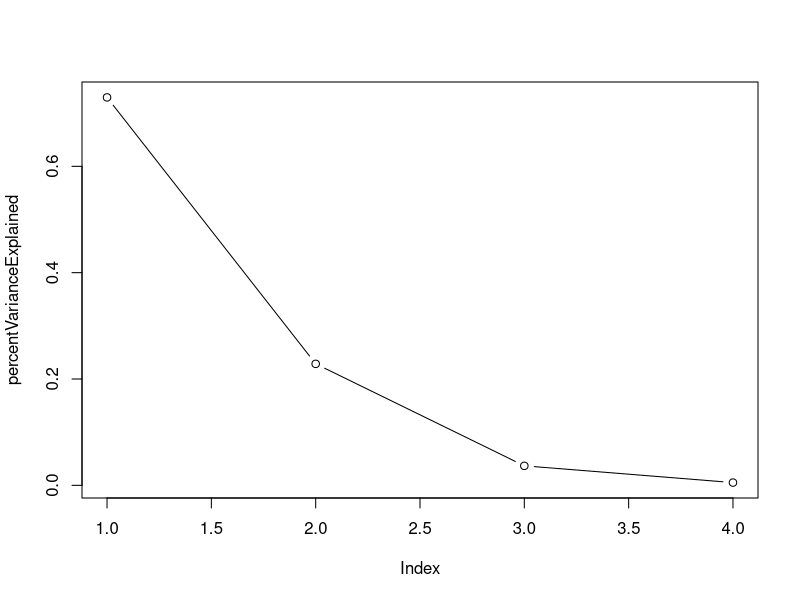
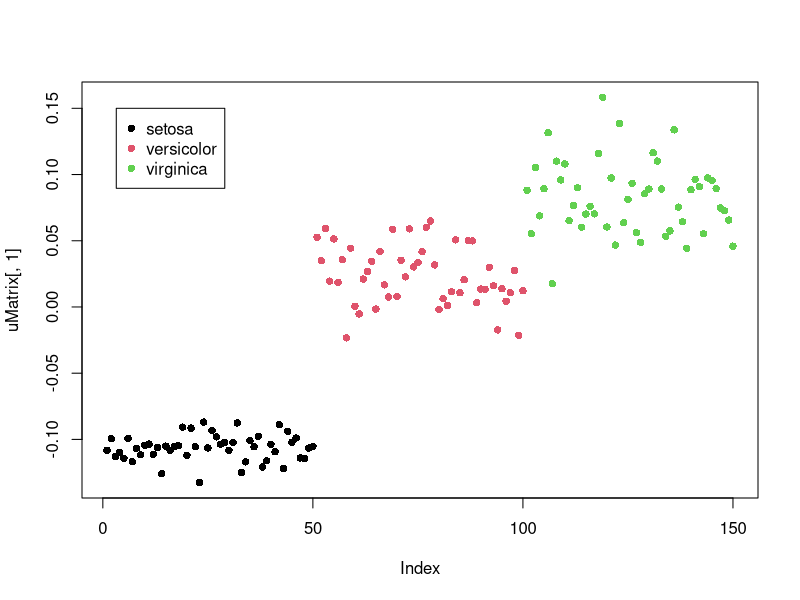
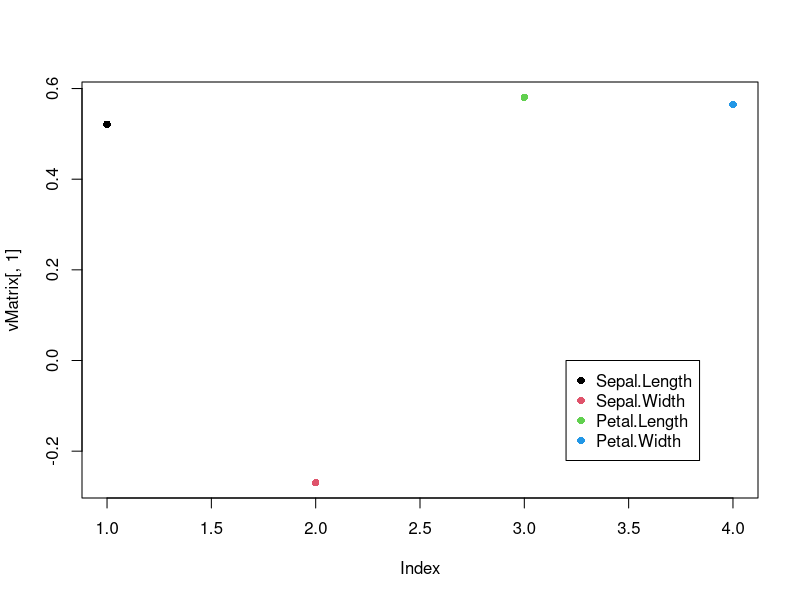
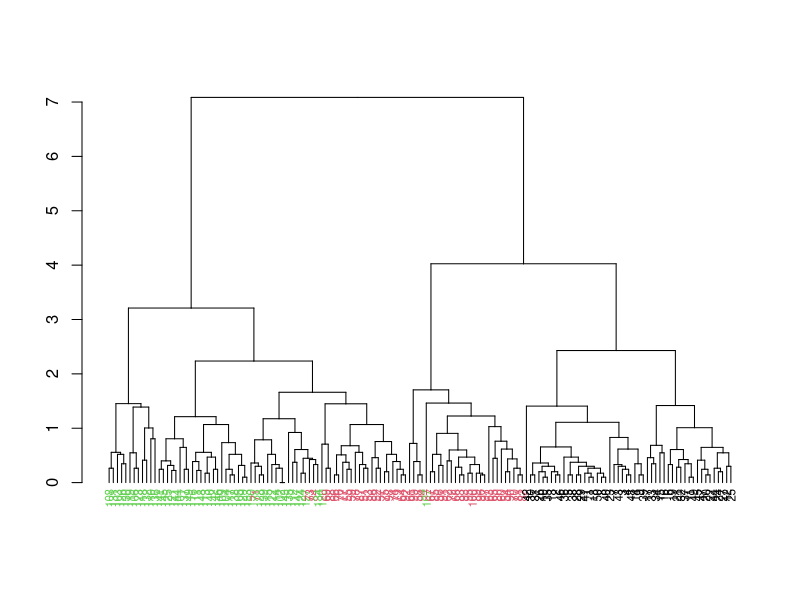
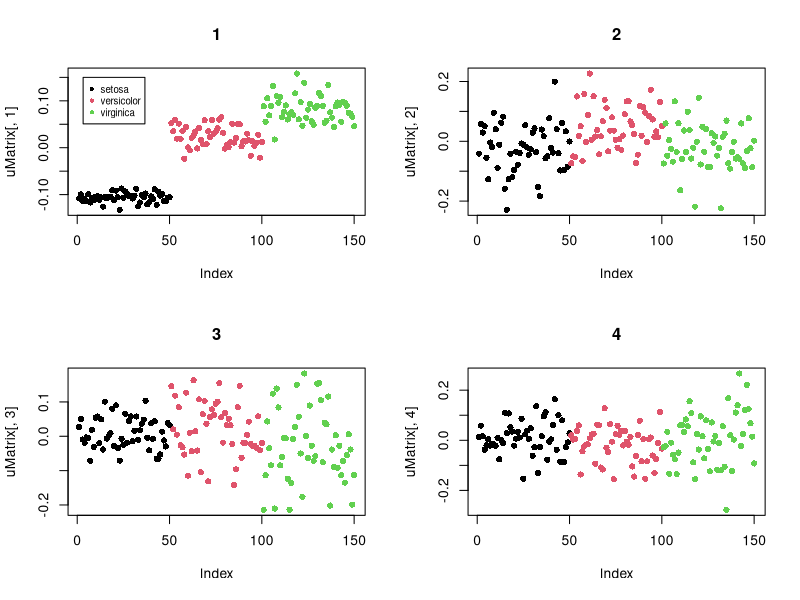
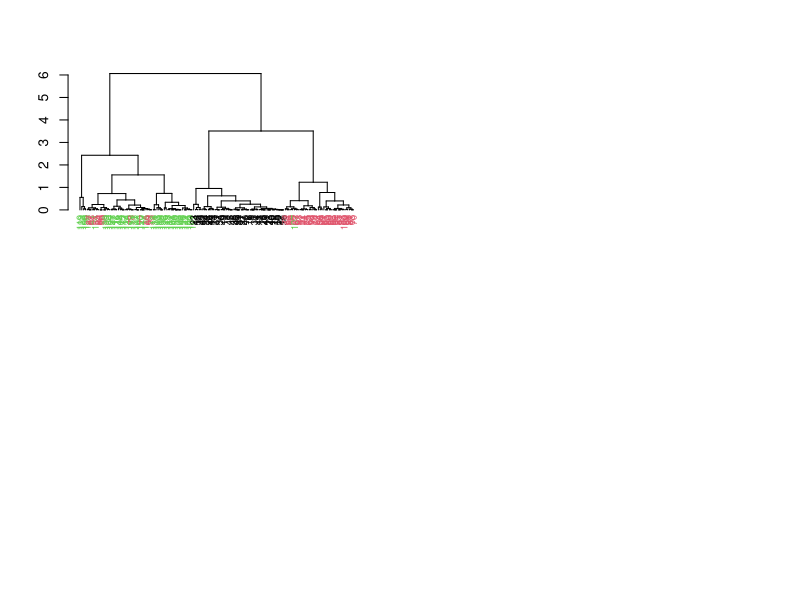
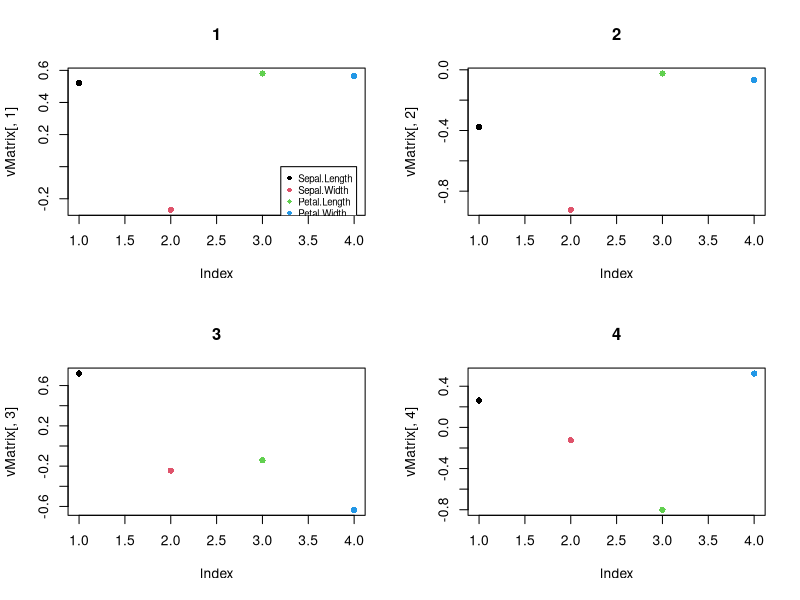
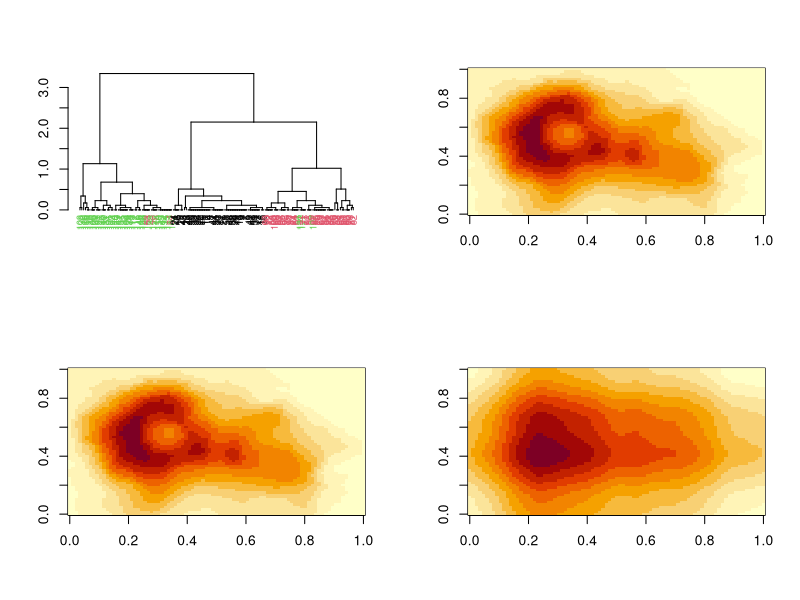

R code for these plots, in order:
## ---- chunk 1
## For this paragraph we will use the iris data set.
data(iris)
## Only numerical values (we don't use Species, only the measurements)
irisVals <- iris[,1:4]
## ---- chunk 2
svdIris <- svd(scale(irisVals))
## ---- chunk 3
dVector <-  svdIris$d
uMatrix <- svdIris$u
vMatrix <- svdIris$v
## ---- chunk 4
percentVarianceExplained <- dVector^2/sum(dVector^2)
plot(percentVarianceExplained, type="b")
## ---- chunk 5
plot(uMatrix[,1], pch=16, col=factor(iris$Species))
legend(x=3.2, y=0.15, legend=unique(iris$Species), pch=16, col=1:4)
## ---- chunk 6
plot(vMatrix[,1], pch=16, col=1:4)
legend(x=3.2, y=0, legend=names(irisVals), pch=16, col=1:4)
## ---- chunk 7
reconstructedData <- uMatrix %*% diag(dVector) %*% t(vMatrix)
sum(scale(irisVals) - reconstructedData)
## ---- chunk 8
data(iris)
## Only numerical values (we don't use Species, only the measurements)
irisVals <- iris[,1:4]
## ---- chunk 9
distances <- as.matrix(dist(irisVals, method="euclidean"))
hclustTree <- hclust(as.dist(distances))
colorLabels <- factor(iris$Species)
dendrogramH <- as.dendrogram(hclustTree)
dendColored <- dendrapply(dendrogramH, FUN=function(n) {
    if(is.leaf(n)) {
        att <- attributes(n)
        attr(n, "nodePar") <- c(
            att$nodePar,
            list(lab.col = as.numeric(colorLabels[as.numeric(att$label)]), 
                 lab.cex=.7, cex=NA, pch=16 )
            )
    }
    return(n)
})
plot(dendColored, pch=NA)
## ---- chunk 10
svdIris <- svd(scale(irisVals))
dVector <-  svdIris$d
uMatrix <- svdIris$u
vMatrix <- svdIris$v
## ---- chunk 11
layout(matrix(c(1:4), nrow=2, byrow=TRUE))
plot(uMatrix[,1], pch=16, col=factor(iris$Species), main="1")
legend(x=3.2, y=0.15, legend=unique(iris$Species), pch=16, col=1:3, cex=0.7)
plot(uMatrix[,2], pch=16, col=factor(iris$Species), main="2")
plot(uMatrix[,3], pch=16, col=factor(iris$Species), main="3")
plot(uMatrix[,4], pch=16, col=factor(iris$Species), main="4")
## ---- chunk 12
compressedData <- as.matrix(uMatrix[,1]) %*% diag(as.matrix(dVector[1])) %*% t(vMatrix[,1])
distances <- as.matrix(dist(compressedData, method="euclidean"))
hclustTree <- hclust(as.dist(distances))
colorLabels <- factor(iris$Species)
dendrogramH <- as.dendrogram(hclustTree)
dendColored <- dendrapply(dendrogramH, FUN=function(n) {
    if(is.leaf(n)) {
        att <- attributes(n)
        attr(n, "nodePar") <- c(
            att$nodePar,
            list(lab.col = as.numeric(colorLabels[as.numeric(att$label)]), 
                 lab.cex=.7, cex=NA, pch=16 )
            )
    }
    return(n)
})
plot(dendColored, pch=NA)
## ---- chunk 13
layout(matrix(c(1:4), nrow=2, byrow=TRUE))
plot(vMatrix[,1], pch=16, col=1:4, main="1")
legend(x=3.2, y=0, legend=names(irisVals), pch=16, col=1:4, cex=0.7)
plot(vMatrix[,2], pch=16, col=1:4, main="2")
plot(vMatrix[,3], pch=16, col=1:4, main="3")
plot(vMatrix[,4], pch=16, col=1:4, main="4")
## ---- chunk 14
svdIris2 <- svd(scale(irisVals[, c("Petal.Length")]))
compressedData2 <- as.matrix(svdIris2$u[,1]) %*% diag(as.matrix(svdIris2$d[1])) %*% t(svdIris2$v[,1])
distances2 <- as.matrix(dist(compressedData2, method="euclidean"))
hclustTree2 <- hclust(as.dist(distances2))
colorLabels2 <- factor(iris$Species)
dendrogramH2 <- as.dendrogram(hclustTree2)
dendColored2 <- dendrapply(dendrogramH2, FUN=function(n) {
    if(is.leaf(n)) {
        att <- attributes(n)
        attr(n, "nodePar") <- c(
            att$nodePar,
            list(lab.col = as.numeric(colorLabels2[as.numeric(att$label)]), 
                 lab.cex=.7, cex=NA, pch=16 )
            )
    }
    return(n)
})
plot(dendColored2, pch=NA)
## ---- chunk 15
## For this paragraph we will use the volcano data, from topographic 
## information on Auckland's Maunga Whau Volcano. As this is topographic data, 
## no need to scale it.
data(volcano)
image(volcano)
svdVolcanoImg <- svd(volcano)
dVector <-  svdVolcanoImg$d
uMatrix <- svdVolcanoImg$u
vMatrix <- svdVolcanoImg$v
## ---- chunk 16
reconstructedImg <- uMatrix %*% diag(dVector) %*% t(vMatrix)
image(reconstructedImg)
## ---- chunk 17
compressedImg <- as.matrix(uMatrix[,1]) %*% diag(as.matrix(dVector[1])) %*% t(vMatrix[,1])
image(compressedImg)
## ---- chunk 18
compressedImg <- uMatrix[,1:3] %*% diag(dVector[1:3]) %*% t(vMatrix[,1:3])
image(compressedImg)
## ---- chunk 19
##For this paragraph we will use the iris data set.
data(iris)
## Only numerical values (we don't use Species, only the measurements)
irisVals <- iris[,1:4]
## ---- chunk 20
pcaOutput <- princomp(scale(irisVals), cor=TRUE)
## ---- chunk 21
screeplot(pcaOutput, type="lines")
## ---- chunk 22
plot(x=(pcaOutput$sdev^2 / sum(pcaOutput$sdev^2)), type="b", ylab="% Variance explained")
## ---- chunk 23
plot(pcaOutput$scores[, c(1,2)], pch=16)
## ---- chunk 24
## Projection of the first row element, on the first component,
pcaOutput$scores[1,1]
## Same value recalculated
scaledIrisVals <- scale(irisVals)
sum(scaledIrisVals[1,]*pcaOutput$loadings[,1])
## NB: where does the difference come from?
## ---- chunk 25
## Iris data
## Questions = Sepal.width, Sepal.length, Petal.width, Petal.length
## Respondents = Flower measurements
biplot(pcaOutput, cex=0.7, pc.biplot=TRUE, choices=c(1,2))
## ---- chunk 26
## Print "Standard deviation", "Proportion of Variance" and "Cumulative Proportion"
summary(pcaOutput)
## ---- chunk 27
prcOutput <- prcomp(scale(irisVals), cor=TRUE)
## ---- chunk 28
summary(prcOutput)
## ---- chunk 29
screeplot(prcOutput, type="lines")
## ---- chunk 30
plot(prcOutput$x[, 1:2], pch=16)
## ---- chunk 31
## Projection of the first row element, on the first component,
prcOutput$x[1,1]
## Same value recalculated
scaledIrisVals <- scale(irisVals)
sum(scaledIrisVals[1,]*prcOutput$rotation[,1])
## prcomp() is indeed more stable numerically
## ---- chunk 32
reconstructedScaledIrisData <- prcOutput$x %*% t(prcOutput$rotation)
sum(scale(irisVals) - reconstructedScaledIrisData)
## ---- chunk 33
## Iris data
## Questions = Sepal.width, Sepal.length, Petal.width, Petal.length
## Respondents = Flower measurements
biplot(prcOutput, cex=0.7, pc.biplot=TRUE)
